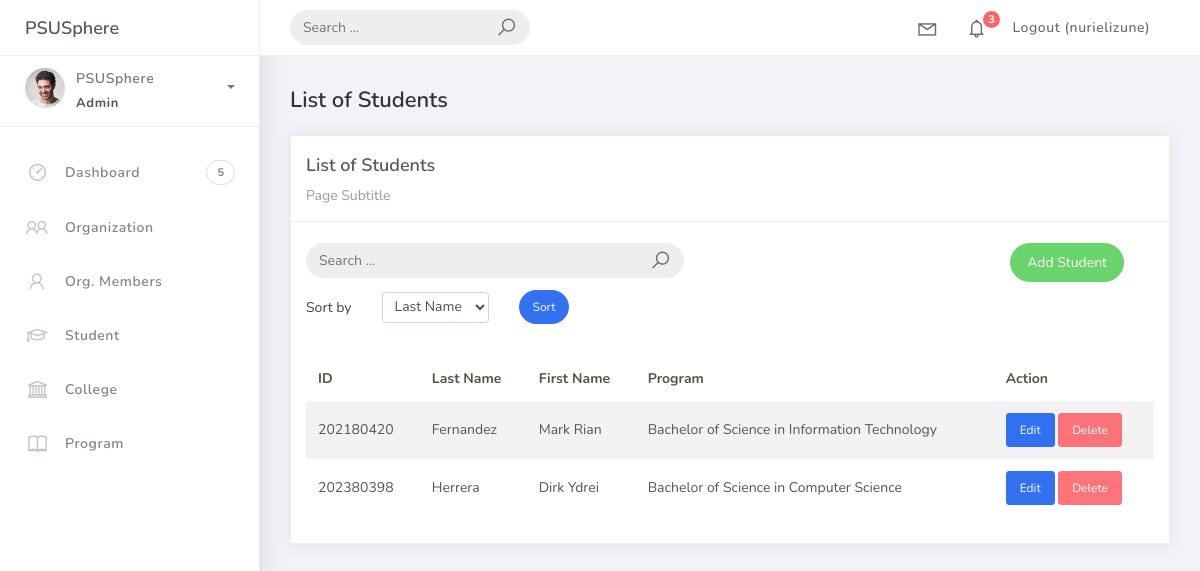
/students/ (signed in), run on an earlier commit of the app's database.
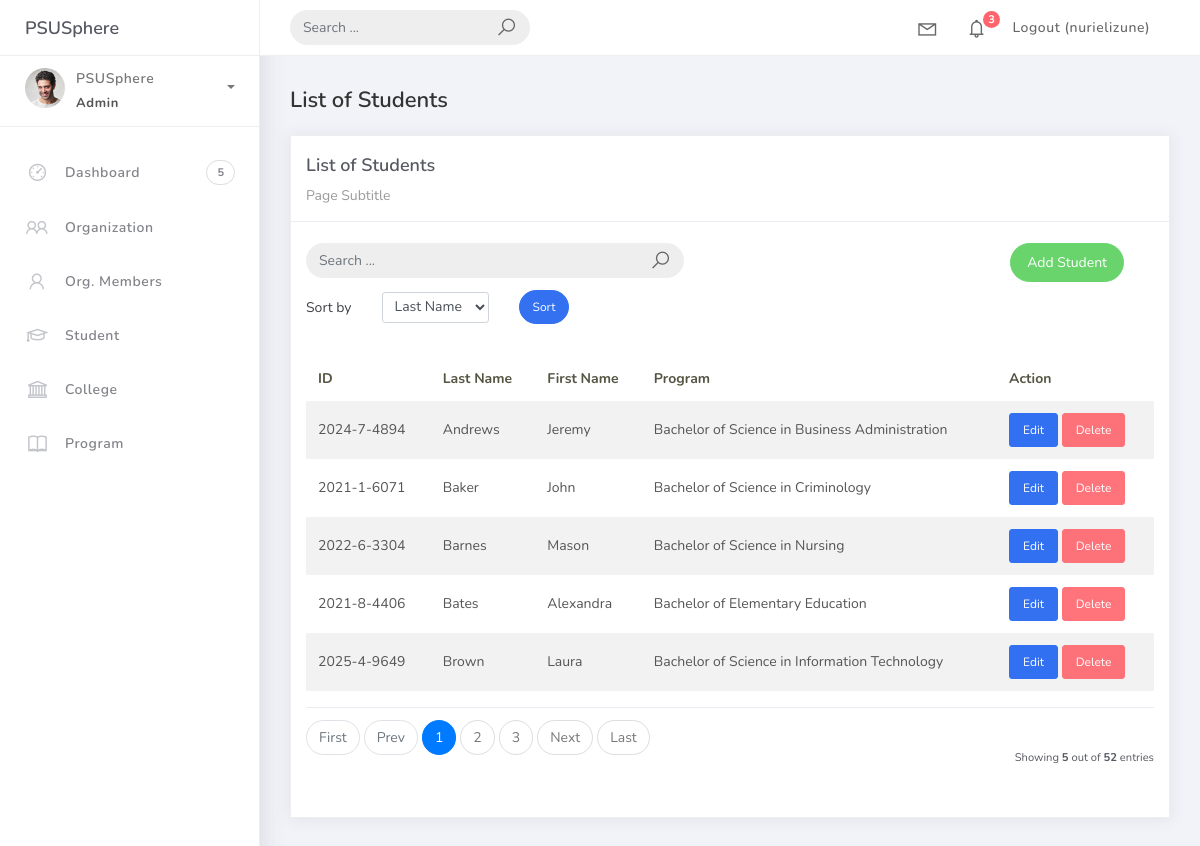
And on a later commit of the database.
### studentorg/models.py (models this page shows, shortened)
class BaseModel(models.Model):
    created_at = models.DateTimeField(auto_now_add=True, db_index=True)
    updated_at = models.DateTimeField(auto_now=True)
    class Meta:
        abstract = True

class Student(BaseModel):
    student_id = models.CharField(max_length=15)
    lastname = models.CharField(max_length=25)
    firstname = models.CharField(max_length=25)
    middlename = models.CharField(max_length=25, blank=True, null=True)
    program = models.ForeignKey(Program, on_delete=models.CASCADE)

class Program(BaseModel):
    prog_name = models.CharField(max_length=150)
    college = models.ForeignKey(College, on_delete=models.CASCADE)
    def __str__(self):
        return self.prog_name

### studentorg/views.py (the view)
# urls.py: path('students/', StudentList.as_view(), name='student-list'),
class StudentList(LoginRequiredMixin, ListView):
    model = Student
    context_object_name = 'student'
    template_name = 'student_list.html'
    paginate_by = 5
    def get_queryset(self):
        qs = super().get_queryset()
        query = self.request.GET.get('q')
        if query:
            qs = qs.filter(
                Q(firstname__icontains=query) |
                Q(lastname__icontains=query) |
                Q(student_id__icontains=query)
            )
        return qs
    def get_ordering(self):
        allowed = ['lastname', 'firstname', 'program__prog_name']
        sort_by = self.request.GET.get('sort_by')
        if sort_by in allowed:
            return sort_by
        return 'lastname'

### projectsite/templates/student_list.html (shortened to what this page needs)
{% extends 'base.html' %}
{% load static %}
{% block content %}
<div class="content">
<div class="container-fluid">
<h4 class="page-title">List of Students</h4>
<div class="row">
<div class="col-md-12">
<div class="card">
<div class="card-header">
<div class="card-title">List of Students</div>
<div class="card-category">Page Subtitle</div>
</div>
<br />
<div class="col-md-12 row">
<div class="col-md-6">
<form class="navbar-left navbar-form nav-search mr-md-3" action="{% url 'student-list' %}">
<div class="input-group">
<input type="text" name="q" placeholder="Search ..." class="form-control" />
<div class="input-group-append">
<span class="input-group-text">
<i class="la la-search search-icon"></i>
</span>
</div>
</div>
</form>
</div>
<div class="col-md-6">
<div class="pull-right">
<a href="{% url 'student-add' %}" class="btn btn-success btn-rounded">Add Student</a>
</div>
</div>
</div>
<div class="col-md-12 mt-2">
<form method="get" class="row g-2 align-items-center">
<div class="col-auto">
<label for="sortBy" class="col-form-label">Sort by</label>
</div>
<div class="col-auto">
<select class="form-control form-control-sm" id="sortBy" name="sort_by">
<option value="lastname" {% if request.GET.sort_by == "lastname" %}selected{% endif %}>Last Name</option>
</select>
</div>
<div class="col-auto">
<button type="submit" class="btn btn-primary btn-sm btn-rounded">Sort</button>
</div>
</form>
</div>
<div class="card-body">
<table class="table table-striped mt-3">
<thead>
<tr>
<th scope="col">ID</th>
<th scope="col">Last Name</th>
<th scope="col">First Name</th>
<th scope="col">Program</th>
<th scope="col">Action</th>
</tr>
</thead>
<tbody>
{% for object in object_list %}
<tr>
<td>{{ object.student_id }}</td>
<td>{{ object.lastname }}</td>
<td>{{ object.firstname }}</td>
<td>{{ object.program }}</td>
<td>
                        <a href="{% url 'student-update' object.id %}" class="btn btn-sm btn-primary">Edit</a>
                        <a href="{% url 'student-delete' object.id %}" class="btn btn-sm btn-danger">Delete</a>
                    </td>
</tr>
{% empty %}
<tr>
<td colspan="5" style="text-align: center">
<p class="text-sm font-weight-bold mb-0">No Records Found</p>
</td>
</tr>
{% endfor %}
</tbody>
</table>
{% include 'includes/pagination.html' %}
</div>
</div>
</div>
</div>
</div>
</div>
{% endblock %}

What changed in the data, as far as the page shows it:
no longer on this page (row unchanged): Student: student_id "202180420", lastname "Fernandez", firstname "Mark Rian", program "Bachelor of Science in Information Technology"
no longer on this page (row unchanged): Student: student_id "202380398", lastname "Herrera", firstname "Dirk Ydrei", program "Bachelor of Science in Computer Science"
added Student: student_id "2024-7-4894", lastname "Andrews", firstname "Jeremy", program "Bachelor of Science in Business Administration"
added Student: student_id "2021-1-6071", lastname "Baker", firstname "John", program "Bachelor of Science in Criminology"
added Student: student_id "2022-6-3304", lastname "Barnes", firstname "Mason", program "Bachelor of Science in Nursing"
added Student: student_id "2021-8-4406", lastname "Bates", firstname "Alexandra", program "Bachelor of Elementary Education"
added Student: student_id "2025-4-9649", lastname "Brown", firstname "Laura", program "Bachelor of Science in Information Technology"
Also different on the page:
{{ object_list.count }}: (not shown) → "5"
{{ paginator.count }}: (not shown) → "52"
text now shown: "First Prev Next Last Showing out of entries"
new list line: "1"
new list line: "2"
new list line: "3"
